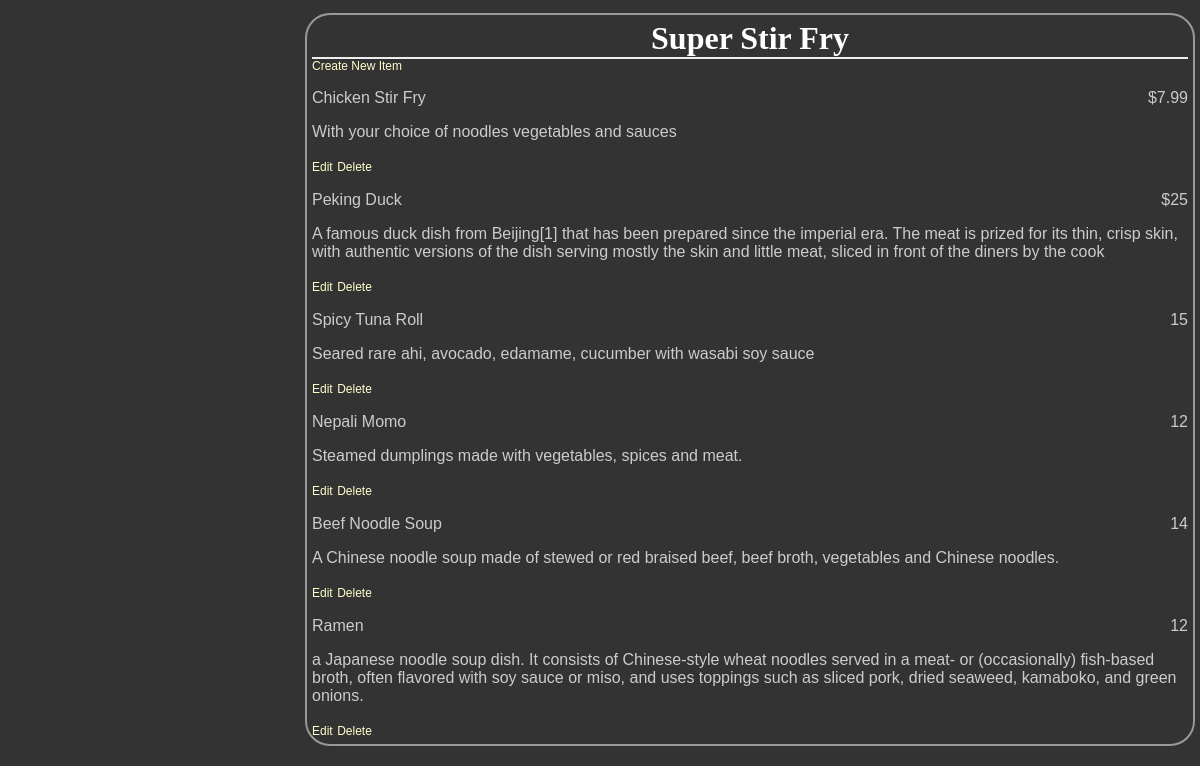
/restaurants/2, run on an earlier commit of the app's database.
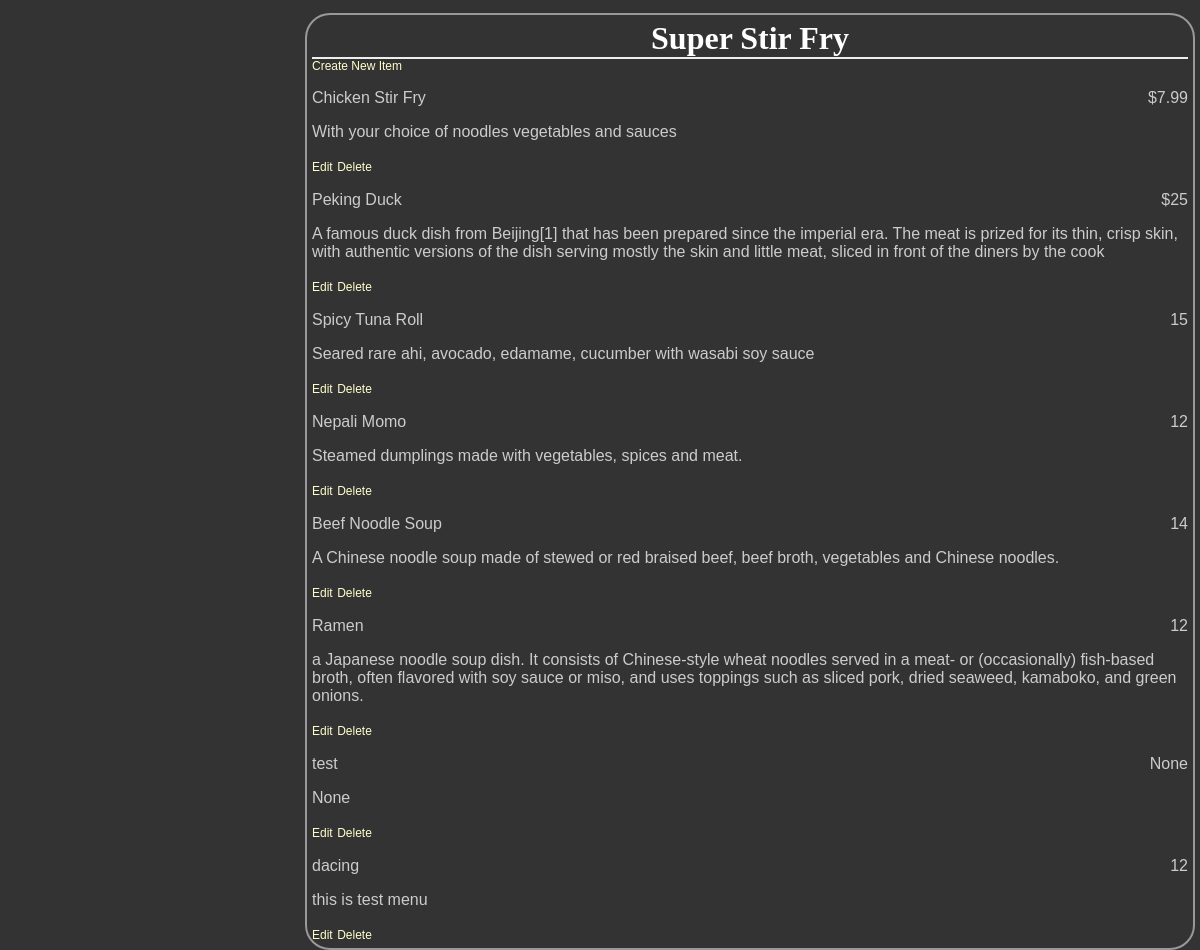
And on a later commit of the database.
### database_setup.py (models this page shows)
class MenuItem(Base):
    __tablename__ = 'menu_item'
    name = Column(String(80), nullable=False)
    id = Column(Integer, primary_key=True)
    description = Column(String(250))
    price = Column(String(8))
    course = Column(String(250))
    restaurant_id = Column(Integer, ForeignKey('restaurant.id'))
    restaurant = relationship(Restaurant)

### app.py (the view)
@app.route("/")
@app.route("/restaurants/<int:restaurant_id>")
def restaurantMenu(restaurant_id):
    restaurant = session.query(Restaurant).filter_by(id = restaurant_id).one()
    items = session.query(MenuItem).filter_by(restaurant_id = restaurant_id)
    return render_template('menu.html', restaurant=restaurant, items=items)

### templates/menu.html (shortened to what this page needs)
<html>
<head>
	<link rel=stylesheet type=text/css href="{{ url_for('static', filename='styles.css') }}">
	</head>
	<body>
	<div class = 'pane'>
		<div class = 'header'>
		<h1>{{ restaurant.name }}</h1>
	</div>
	<a href = "{{url_for('newMenuItem', restaurant_id = restaurant.id) }}">Create New Item</a>
		{% for i in items %}
    <div class = 'nameAndPrice'>
		<span class = 'name'><p>{{i.name}}</p></span>
		<span class = 'price'>
		<p>{{i.price}} </p>
	</span>
	</div>
	<div class = 'description'>
		<p>{{i.description}}</p>
	</div>
	<div class = "editdeletepane">
	<a href="{{url_for('editMenuItem',restaurant_id = restaurant.id, menu_id=i.id)}}" >Edit</a>
	<a href="{{url_for('deleteMenuItem', restaurant_id = restaurant.id, menu_id=i.id)}}" >
	Delete</a>
	</div>
		{% endfor %}
</div>
	</body>
</html>

What changed in the data, as far as the page shows it:
added MenuItem: name "test", price "None", description "None"
added MenuItem: name "dacing", price "12", description "this is test menu"
